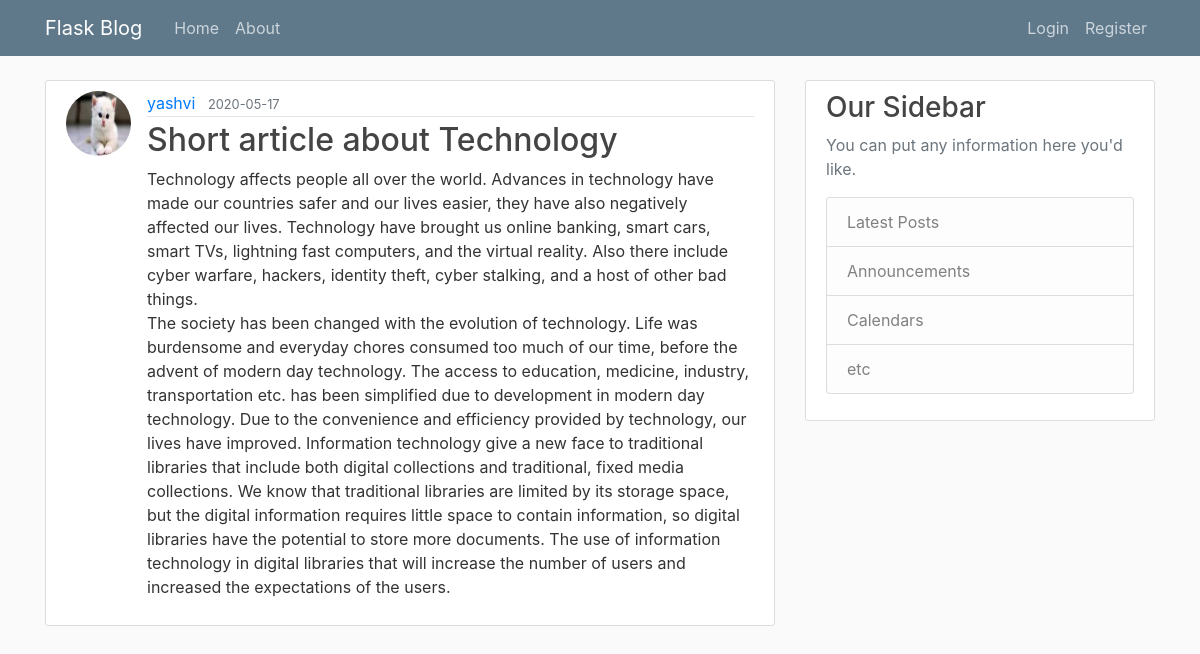
/post/15, run on the app's committed database.
### flaskblog/models.py (models this page shows, shortened)
class User(db.Model, UserMixin):
    id = db.Column(db.Integer, primary_key=True)
    username = db.Column(db.String(20), unique=True, nullable=False)
    email = db.Column(db.String(120), unique=True, nullable=False)
    image_file = db.Column(db.String(20), nullable=False, default='default.jpg')
    password = db.Column(db.String(60), nullable=False)
    posts = db.relationship('Post', backref='author', lazy=True)

class Post(db.Model):
    id = db.Column(db.Integer, primary_key=True)
    title = db.Column(db.String(100), nullable=False)
    date_posted = db.Column(db.DateTime, nullable=False, default=datetime.utcnow)
    content = db.Column(db.Text, nullable=False)
    user_id = db.Column(db.Integer, db.ForeignKey('user.id'), nullable=False)

### flaskblog/routes.py (the view)
@app.route("/post/<int:post_id>")
def post(post_id):
    post = Post.query.get_or_404(post_id)
    return render_template('post.html', title=post.title, post=post)

### flaskblog/templates/post.html (shortened to what this page needs)
{% extends "layout.html" %}
{% block content %}
	<article class="media content-section">
		<img class="rounded-circle article-img" src="{{ url_for('static', filename='profile_pics/' + post.author.image_file) }}">
		<div class="media-body">
			<div class="article-metadata">
				<a class="mr-2" href="{{url_for('user_posts', username = post.author.username) }}">{{ post.author.username }}</a>
			    <small class="text-muted">{{ post.date_posted.strftime('%Y-%m-%d') }}</small>
	</div>
<h2 class="article-title">{{ post.title }}</h2>
 <p class="article-content">{{ post.content }}</p>
</div>
</article>
 {% endblock content %}

### flaskblog/static/main.css (style rules this page uses)
body { background: #fafafa; color: #333333; margin-top: 5rem; }
h1, h2, h3, h4, h5, h6 { color: #444444; }
.content-section { background: #ffffff; padding: 10px 20px; border: 1px solid #dddddd; border-radius: 3px; margin-bottom: 20px; }
.article-title { color: #444444; }
.article-content { white-space: pre-line; }
.article-img { height: 65px; width: 65px; margin-right: 16px; }
.article-metadata { padding-bottom: 1px; margin-bottom: 4px; border-bottom: 1px solid #e3e3e3 }

### data on the page
User: image_file (picture), author.username "yashvi"
Post: date_posted "2020-05-17", title "Short article about Technology", content "Technology affects people all over the world. Advances in technology have made our countries safer and our lives easier, they have also negatively affected our lives. Technology have brought us online banking, smart cars, smart TVs, lightning fast computers, and the virtual reality. Also there include cyber warfare, hackers, identity theft, cyber stalking, and a host of other bad things. The society has been changed with the evolution of technology. Life was burdensome and everyday chores consumed too much of our time, before the advent of modern day technology. The access to education, medicine, industry, transportation etc. has been simplified due to development in modern day technology.…"
